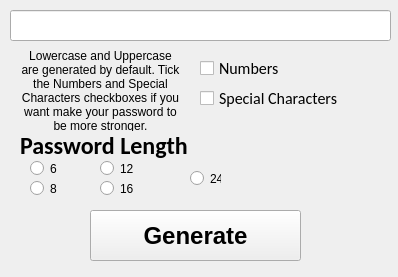
<?xml version="1.0" encoding="UTF-8"?>
<ui version="4.0">
 <class>Form</class>
 <widget class="QWidget" name="Form">
  <property name="geometry">
   <rect>
    <x>0</x>
    <y>0</y>
    <width>398</width>
    <height>277</height>
   </rect>
  </property>
  <property name="windowTitle">
   <string>Password Generator</string>
  </property>
  <widget class="QCheckBox" name="numbers_cb">
   <property name="geometry">
    <rect>
     <x>200</x>
     <y>60</y>
     <width>111</width>
     <height>17</height>
    </rect>
   </property>
   <property name="font">
    <font>
     <family>Calibri</family>
     <pointsize>12</pointsize>
    </font>
   </property>
   <property name="text">
    <string>Numbers</string>
   </property>
  </widget>
  <widget class="QCheckBox" name="specialcharacter_cb">
   <property name="geometry">
    <rect>
     <x>200</x>
     <y>90</y>
     <width>151</width>
     <height>17</height>
    </rect>
   </property>
   <property name="font">
    <font>
     <family>Calibri</family>
     <pointsize>12</pointsize>
    </font>
   </property>
   <property name="text">
    <string>Special Characters</string>
   </property>
  </widget>
  <widget class="QPushButton" name="generatebtn">
   <property name="geometry">
    <rect>
     <x>90</x>
     <y>210</y>
     <width>211</width>
     <height>51</height>
    </rect>
   </property>
   <property name="font">
    <font>
     <pointsize>18</pointsize>
     <weight>75</weight>
     <bold>true</bold>
    </font>
   </property>
   <property name="text">
    <string>Generate</string>
   </property>
  </widget>
  <widget class="QLabel" name="passwordlength_label">
   <property name="geometry">
    <rect>
     <x>20</x>
     <y>130</y>
     <width>181</width>
     <height>31</height>
    </rect>
   </property>
   <property name="font">
    <font>
     <family>Calibri</family>
     <pointsize>18</pointsize>
     <weight>75</weight>
     <bold>true</bold>
    </font>
   </property>
   <property name="text">
    <string>Password Length</string>
   </property>
  </widget>
  <widget class="QLineEdit" name="showpassword_tb">
   <property name="geometry">
    <rect>
     <x>10</x>
     <y>10</y>
     <width>381</width>
     <height>31</height>
    </rect>
   </property>
   <property name="font">
    <font>
     <family>Consolas</family>
     <pointsize>14</pointsize>
    </font>
   </property>
   <property name="text">
    <string/>
   </property>
   <property name="alignment">
    <set>Qt::AlignCenter</set>
   </property>
  </widget>
  <widget class="QRadioButton" name="radioButton_6">
   <property name="geometry">
    <rect>
     <x>30</x>
     <y>160</y>
     <width>41</width>
     <height>17</height>
    </rect>
   </property>
   <property name="text">
    <string>6</string>
   </property>
  </widget>
  <widget class="QRadioButton" name="radioButton_8">
   <property name="geometry">
    <rect>
     <x>30</x>
     <y>180</y>
     <width>41</width>
     <height>17</height>
    </rect>
   </property>
   <property name="text">
    <string>8</string>
   </property>
  </widget>
  <widget class="QRadioButton" name="radioButton_16">
   <property name="geometry">
    <rect>
     <x>100</x>
     <y>180</y>
     <width>41</width>
     <height>17</height>
    </rect>
   </property>
   <property name="text">
    <string>16</string>
   </property>
  </widget>
  <widget class="QRadioButton" name="radioButton_24">
   <property name="geometry">
    <rect>
     <x>190</x>
     <y>170</y>
     <width>31</width>
     <height>17</height>
    </rect>
   </property>
   <property name="text">
    <string>24</string>
   </property>
  </widget>
  <widget class="QRadioButton" name="radioButton_12">
   <property name="geometry">
    <rect>
     <x>100</x>
     <y>160</y>
     <width>41</width>
     <height>17</height>
    </rect>
   </property>
   <property name="text">
    <string>12</string>
   </property>
  </widget>
  <widget class="QLabel" name="label">
   <property name="geometry">
    <rect>
     <x>20</x>
     <y>50</y>
     <width>161</width>
     <height>81</height>
    </rect>
   </property>
   <property name="lineWidth">
    <number>1</number>
   </property>
   <property name="text">
    <string>Lowercase and Uppercase are generated by default. Tick the Numbers and Special Characters checkboxes if you want make your password to be more stronger.</string>
   </property>
   <property name="alignment">
    <set>Qt::AlignCenter</set>
   </property>
   <property name="wordWrap">
    <bool>true</bool>
   </property>
  </widget>
 </widget>
 <resources/>
 <connections>
  <connection>
   <sender>generatebtn</sender>
   <signal>clicked()</signal>
   <receiver>Form</receiver>
   <slot>generate_password()</slot>
   <hints>
    <hint type="sourcelabel">
     <x>249</x>
     <y>188</y>
    </hint>
    <hint type="destinationlabel">
     <x>329</x>
     <y>188</y>
    </hint>
   </hints>
  </connection>
 </connections>
 <slots>
  <slot>generate_password()</slot>
 </slots>
</ui>
